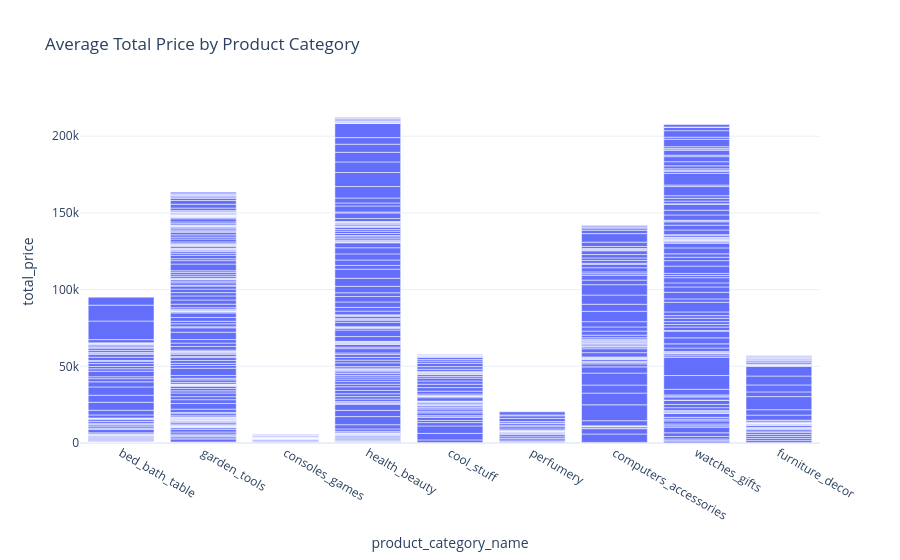

Notebook cell for this chart:
### Code cell
fig = px.bar(data, x='product_category_name',
             y='total_price',
             title='Average Total Price by Product Category')
fig.show()

### Figure 1 — Plotly figure (JSON) as saved in the notebook; plotly's stock layout.template omitted (floating-point values rounded to 4 significant figures; data arrays with more than 128 entries replaced by an {"elided": "..."} marker saying what was removed)
{"data": [{"hovertemplate": "product_category_name=%{x}<br>total_price=%{y}<extra></extra>", "legendgroup": "", "marker": {"color": "#636efa", "pattern": {"shape": ""}}, "name": "", "orientation": "v", "showlegend": false, "textposition": "auto", "type": "bar", "x": {"elided": "676 str values"}, "xaxis": "x", "y": {"elided": "676 float values"}, "yaxis": "y"}], "layout": {"barmode": "relative", "legend": {"tracegroupgap": 0}, "title": {"text": "Average Total Price by Product Category"}, "xaxis": {"anchor": "y", "domain": [0, 1], "title": {"text": "product_category_name"}}, "yaxis": {"anchor": "x", "domain": [0, 1], "title": {"text": "total_price"}}}}
